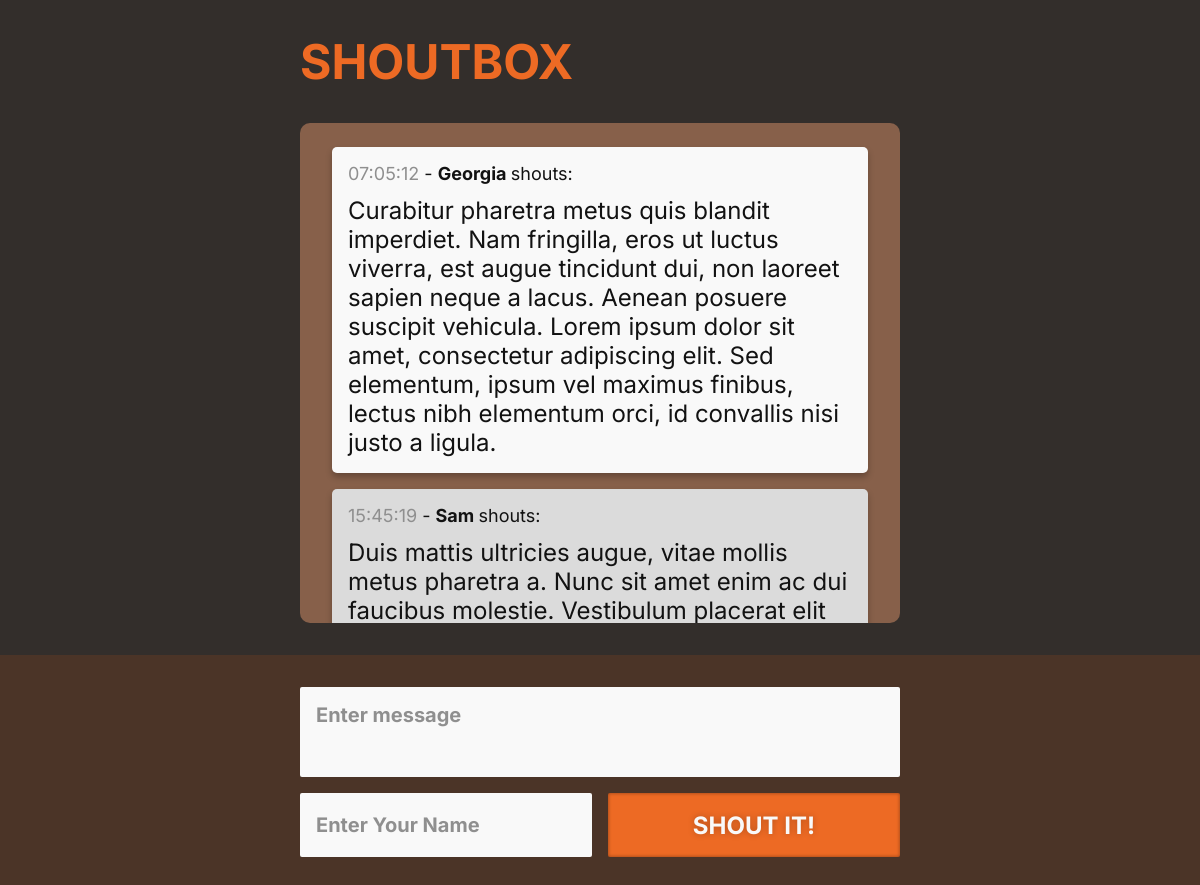
The page / on the database its author committed.
### tables this page shows
CREATE TABLE `shouts` (
  `id` int(11) NOT NULL,
  `user` varchar(50) NOT NULL,
  `message` text NOT NULL,
  `time` time NOT NULL
);

### index.php (the view, shortened to what this page needs)
<?php include 'database.php'; ?>
<?php
  $query = "SELECT * FROM shouts ORDER BY id DESC";
  $result = mysqli_query($connection, $query);
?>
<!DOCTYPE html>
<html lang="en">
<head>
  <link rel="stylesheet" href="styles/style.css">
</head>
<body>
  <main>
    <div class="container container--top">
      <h1>Shoutbox</h1>
      <div id="shouts">
        <ul>
          <?php while($row = mysqli_fetch_assoc($result)) : ?>
            <li class="shout">
              <p class="shout__log">
                <span class="shout__log__time"><?php echo $row['time']; ?></span> - <span class="shout__log__name"><?php echo $row['user']; ?> </span>shouts:
              </p>
              <p class="shout__message"><?php echo $row['message']; ?></p>
            </li>
          <?php endwhile; ?>
        </ul>
      </div>
    </div>
    <div class="container container--bottom">
      <form action="process.php" method="POST">
        <textarea name="message" id="message" placeholder="Enter message"></textarea>
        <div id="form-second-row">
          <input name="user" id="user"  class="input-user" type="text" placeholder="Enter Your Name">
          <input id="submit" type="submit" name="submit" value="SHOUT IT!">
        </div>
      </form>
    </div>
  </main>
</body>
</html>

### styles/style.css (style rules this page uses)
* { box-sizing: border-box; color: #121212; font-family: Inter, Arial, Helvetica, sans-serif; margin: 0; padding: 0; }
html { font-size: 16px; }
main { background-color: #4B3427; width: 100%; min-height: 100vh; }
.container { margin: 0 auto; padding-left: 5vw; padding-right: 5vw; }
.container--top { background-color: #332E2B; padding-top: 2rem; padding-bottom: 1rem; }
.container--bottom { padding-top: 1rem; padding-bottom: 2rem; }
h1 { color: #ED6A24; font-size: 2rem; font-weight: bold; margin-bottom: 2rem; text-align: center; text-transform: uppercase; }
#shouts { background-color: #87604A; border-radius: .625rem; height: 350px; overflow-x: hidden; -ms-overflow-style: none; scrollbar-width: none; }
ul { list-style: none; padding: 1rem .5rem; display: grid; grid-template-columns: 1fr; grid-template-rows: auto; gap: .5rem; }
.shout { background-color: #F9F9F9; border-radius: 5px; box-shadow: 0 .25rem .375rem 0 rgba(0, 0, 0, 0.25); padding: .625rem; }
.shout:nth-of-type(even) { background-color: #DBDBDB; }
.shout__log { padding-bottom: .625rem; }
.shout__log__time { color: #8F8F8F; }
.shout__log__name { font-weight: bold; }
form { display: grid; grid-template-columns: 1fr; grid-template-rows: auto; gap: 1rem; }
textarea { background-color: #F9F9F9; border: none; border-radius: 2px; font-size: 1rem; width: 100%; height: 75px; resize: none; padding: .75rem; }
#form-second-row { display: grid; grid-template-columns: 1fr 1fr; grid-template-rows: 50px; gap: 1rem; }
.input-user { background-color: #F9F9F9; border: none; border-radius: 2px; font-size: 1rem; padding: 12px; width: 100%; }
#submit { background-color: #ED6A24; border: none; border-radius: 2px; box-shadow: 0 0 3px 1px rgba(0, 0, 0, 0.25) inset; color: #F9F9F9; cursor: pointer; width: 100%; font-weight: bold; font-size: 1.375rem; text-shadow: 0 0 .375rem rgba(0, 0, 0, 0.25); }
@media only screen and (min-width: 768px) { .container--top { padding-bottom: 2rem; } }
@media only screen and (min-width: 768px) { .container--bottom { padding-top: 2rem; } }
@media only screen and (min-width: 768px) { h1 { font-size: 3rem; text-align: left; } }
@media only screen and (min-width: 768px) { #shouts { height: 600px; } }
@media only screen and (min-width: 768px) { ul { padding: 1.5rem 2rem; gap: 1rem; } }
@media only screen and (min-width: 768px) { .shout { padding: 1rem; } }
@media only screen and (min-width: 768px) { .shout__log { font-size: 1.125rem; padding-bottom: .75rem; } }
@media only screen and (min-width: 768px) { .shout__message { font-size: 1.5rem; } }
@media only screen and (min-width: 768px) { textarea { font-size: 1.25rem; height: 90px; padding: 1rem; } }
@media only screen and (min-width: 768px) { #form-second-row { grid-template-rows: 64px; } }
@media only screen and (min-width: 768px) { .input-user { font-size: 1.25rem; padding: .75rem 1rem; } }
@media only screen and (min-width: 768px) { #submit { font-size: 1.5rem; } }
@media only screen and (min-width: 1200px) { .container { padding-left: 25vw; padding-right: 25vw; } }
@media only screen and (min-width: 1200px) { #shouts { height: 500px; } }
@media only screen and (min-width: 1200px) { #submit { transition: font-size 150ms; } }

### rows shown on the page
shouts: time "07:05:12", user "Georgia", message "Curabitur pharetra metus quis blandit imperdiet. Nam fringilla, eros ut luctus viverra, est augue tincidunt dui, non laoreet sapien neque a lacus. Aenean posuere suscipit vehicula. Lorem ipsum dolor sit amet, consectetur adipiscing elit. Sed elementum, ipsum vel maximus finibus, lectus nibh elementum orci, id convallis nisi justo a ligula."
shouts: time "15:45:19", user "Sam", message "Duis mattis ultricies augue, vitae mollis metus pharetra a. Nunc sit amet enim ac dui faucibus molestie. Vestibulum placerat elit…"
